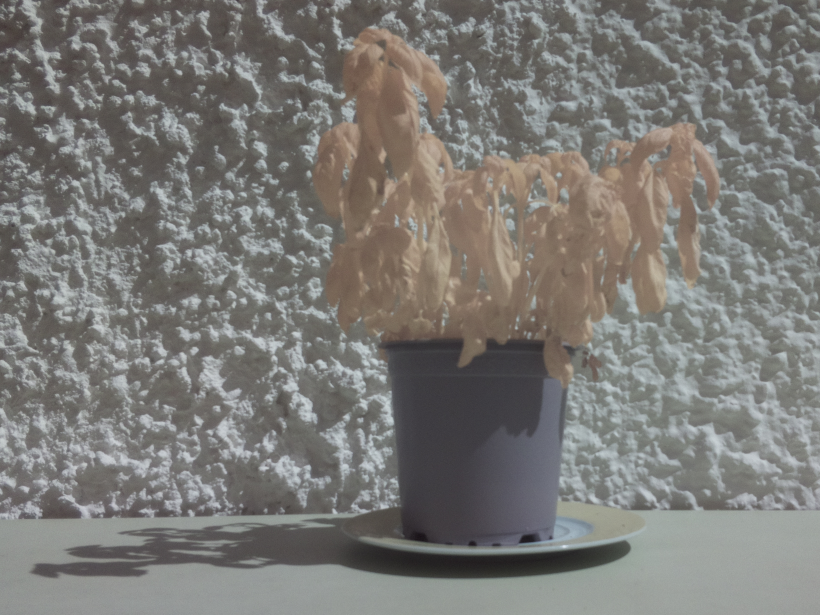
#> input picture example/raspi_noir_image_with_blue_filter.jpg, 2460 x 1845 px (shown at 1/3 size)
$ python compute_ndvi.py
#> lines starting #> are read from the running program, lines starting #| are printed output that depends on the picture
#> further down, noir_with_filter is the input picture: shape (1845, 2460, 3); mean B, G, R 118, 121.6, 123.3
import numpy as np
import cv2
from example.fastiecm import fastiecm


def stretch_to_greyscale(im):
    out = im + 1.
    out = out / 2.
    out = out * 255.
    return out


def calc_ndvi(image):
    b, g, r = cv2.split(image)
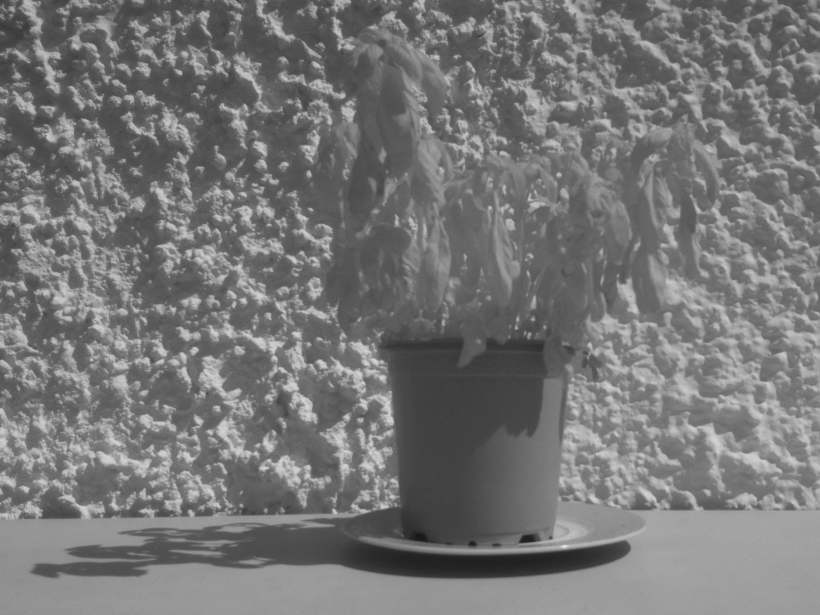
#> b: shape (1845, 2460) (shown at 1/3 size); min 19, max 250, mean 118
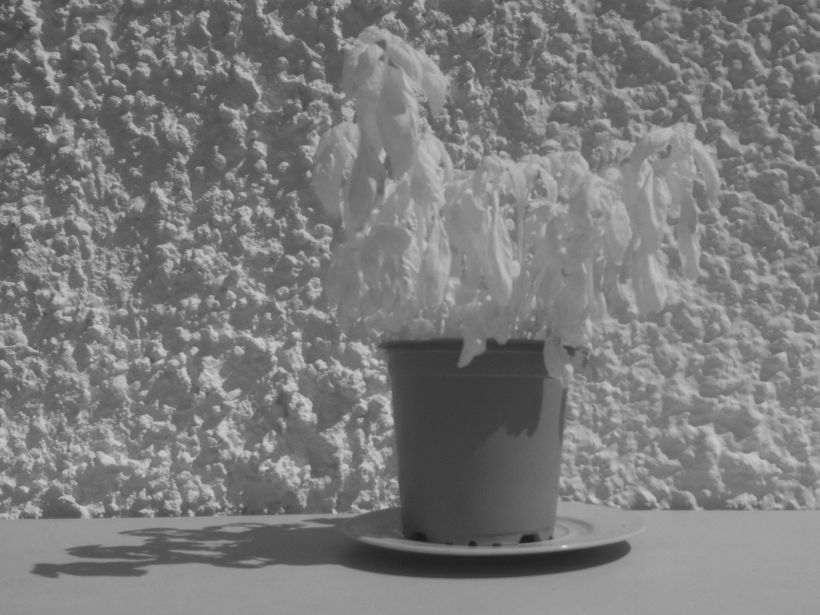
#> r: shape (1845, 2460) (shown at 1/3 size); min 19, max 231, mean 123.3
    bottom = (r.astype(float) + b.astype(float))
    bottom[bottom==0] = 0.01
    ndvi = (r.astype(float) - b.astype(float)) / bottom
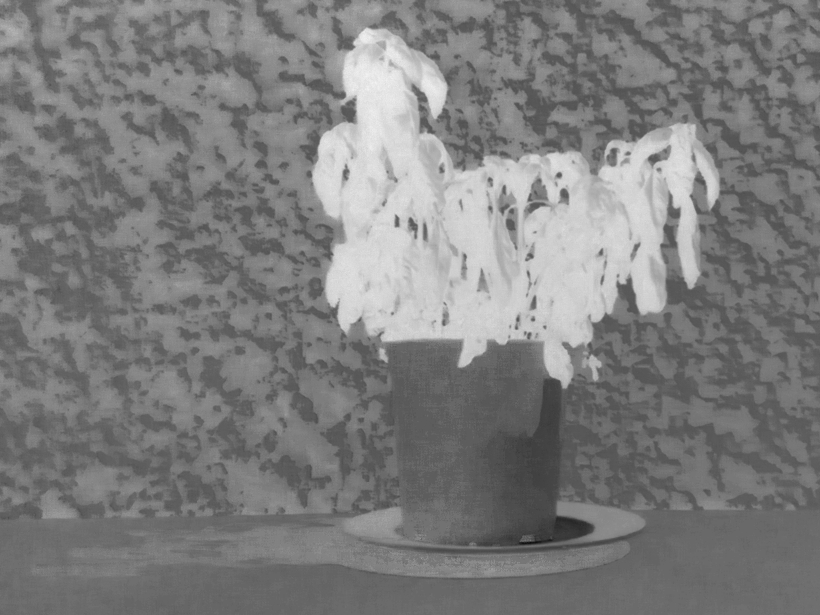
#> ndvi: shape (1845, 2460) float64 (shown at 1/3 size); min -0.164, max 0.218, mean 0.0252; drawn with min black and max white
    return ndvi


noir_with_filter = cv2.imread('raspi_noir_image_with_blue_filter.jpg')

ndvi = calc_ndvi(noir_with_filter)
ndvi_greyscale = stretch_to_greyscale(ndvi)
#> in stretch_to_greyscale, `out = out / 2.`:
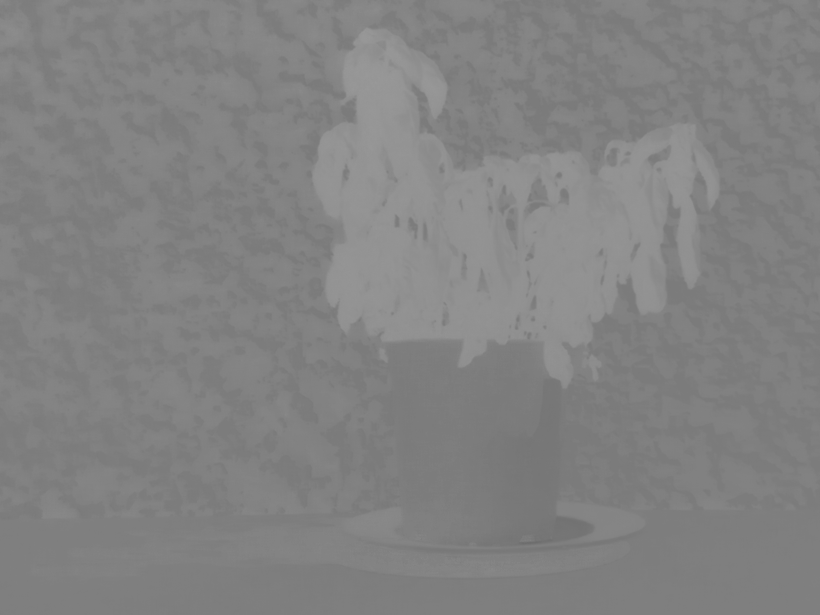
#> out: shape (1845, 2460) float64 (shown at 1/3 size); min 0.418, max 0.609, mean 0.513

color_mapped_ndvi = cv2.applyColorMap(
    ndvi_greyscale.astype(np.uint8),
    fastiecm
)
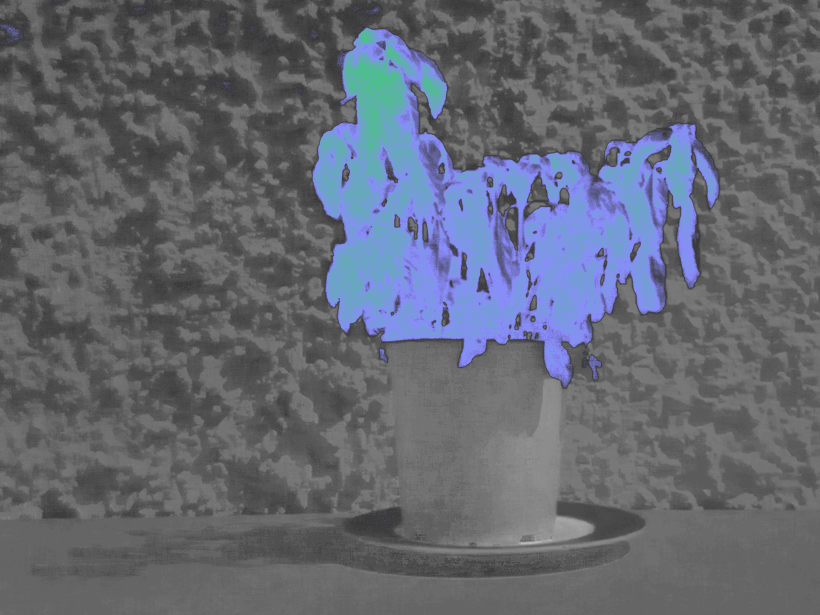
#> color_mapped_ndvi: shape (1845, 2460, 3) (shown at 1/3 size); mean B, G, R 113.3, 103.6, 99.8
cv2.imwrite('color_mapped_ndvi.png', color_mapped_ndvi)
